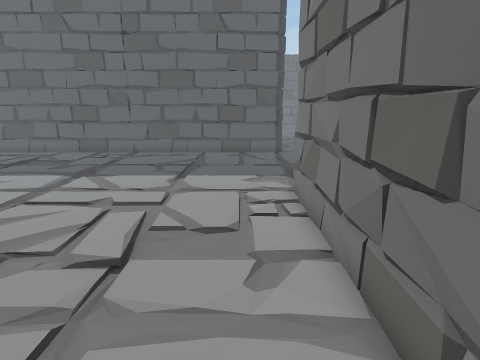
View 1 (above)

24 first-person views from a walk through a Unity game level. The camera is 1.5 m above the floor, tilts 14° down and sees 80° across. The floor is counted in squares, 0.5 m on a side. Each view is taken from the middle of a square. On the plan, view 1 faces up. The plan holds only what a view shows up to about 20 squares ahead; the rest is blank. The place goes on beyond the plan. The player is left out.

View 2
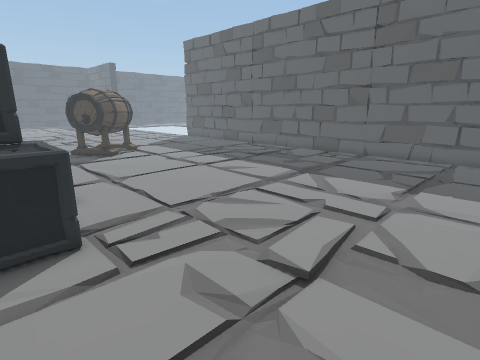

View 3
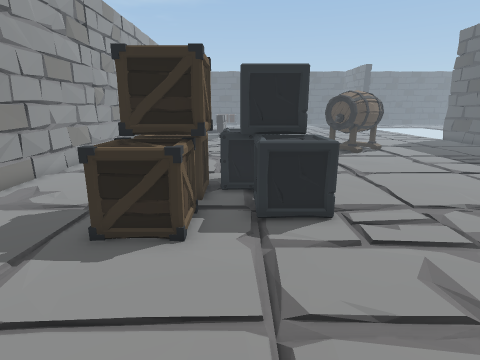

View 4
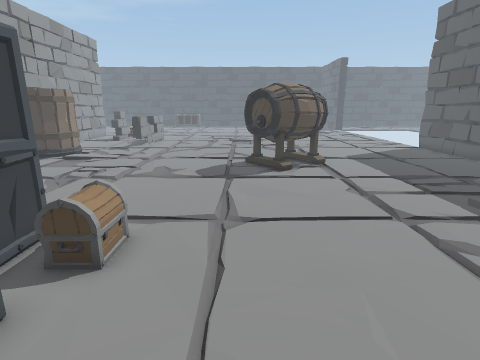

View 5
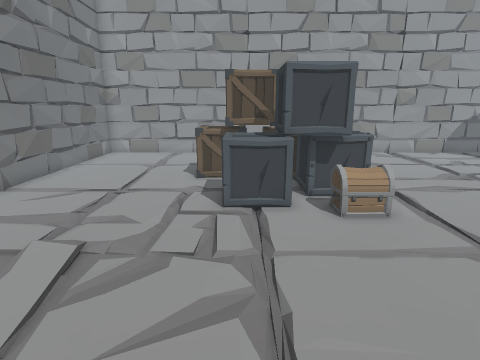

View 6
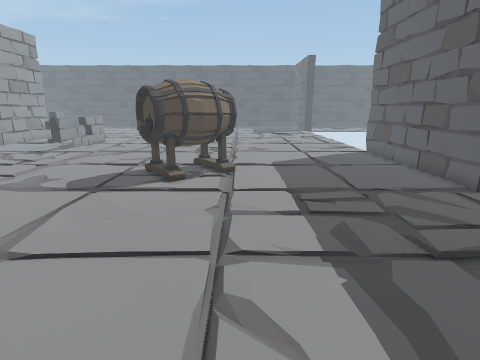

View 7
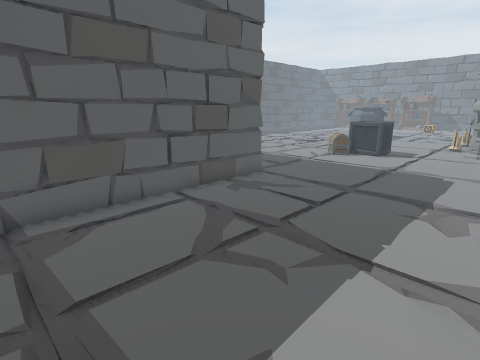

View 8
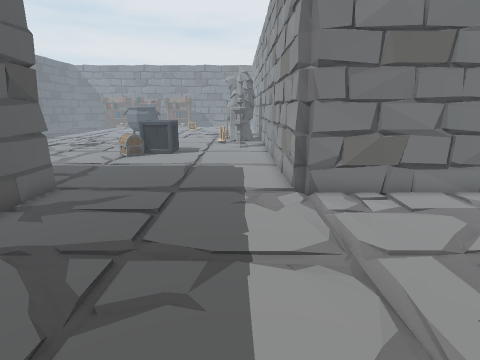

View 9
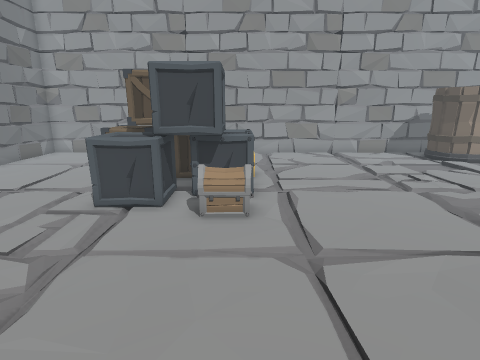

View 10
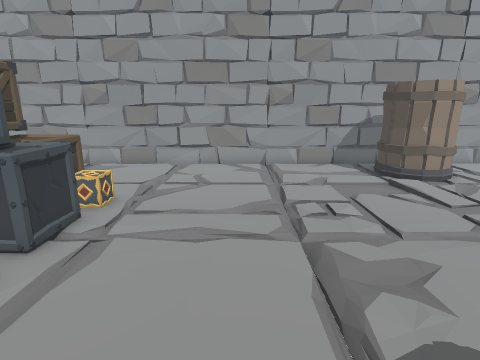

View 11
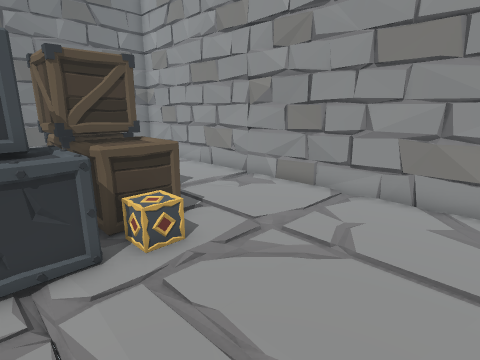

View 12
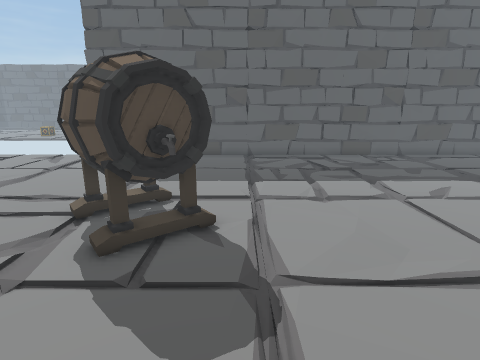

View 13
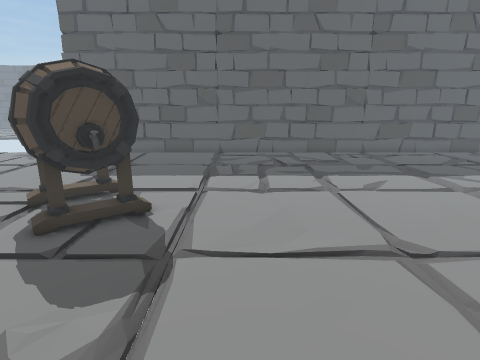

View 14
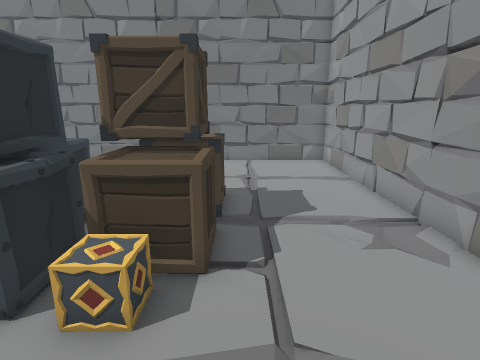

View 15
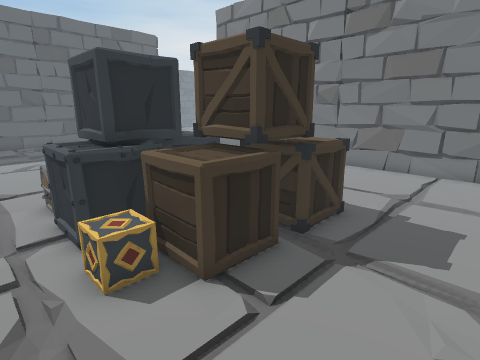

View 16
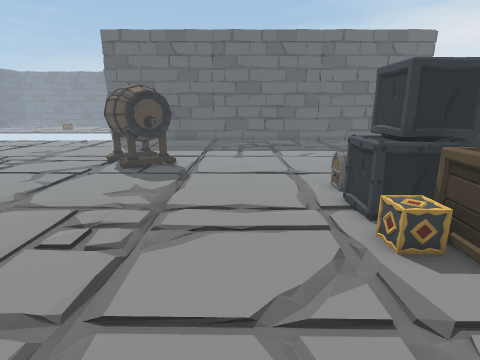

View 17
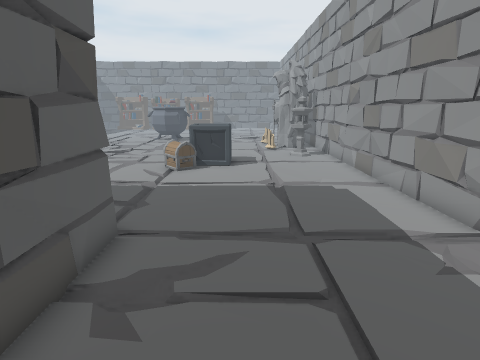

View 18
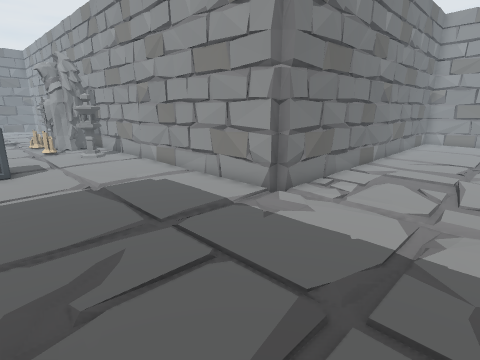

View 19
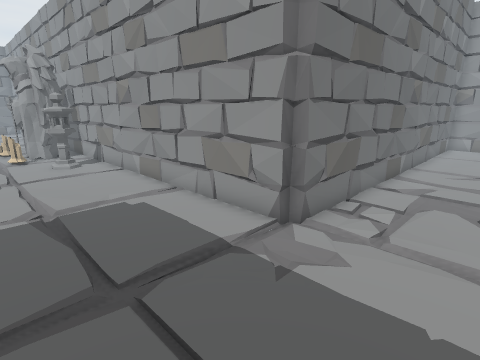

View 20
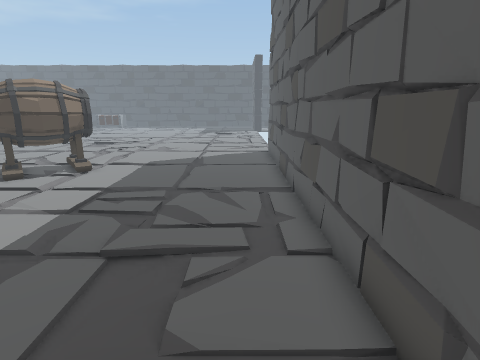

View 21
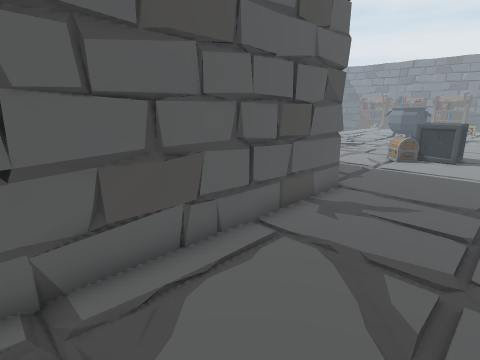

View 22
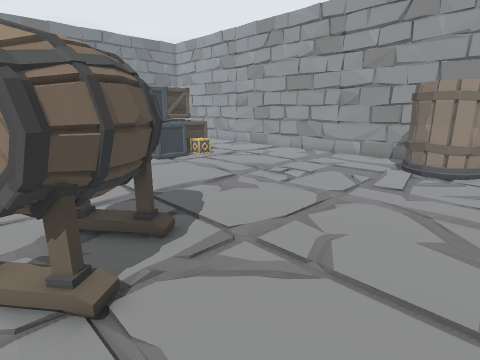

View 23
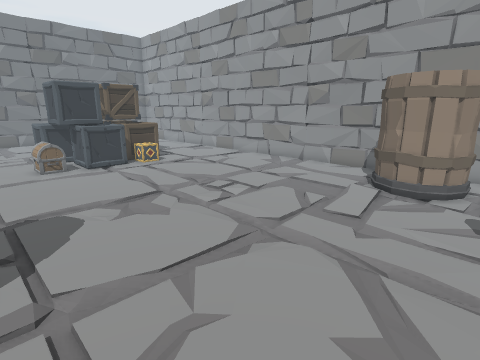

View 24
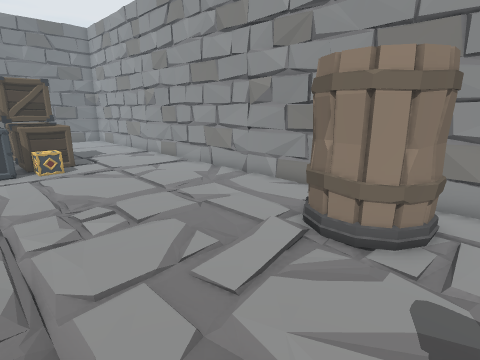

### Floor plan
Key: @ floor where view 1 was taken; # wall or solid block; . floor; O other object.
Columns run from 27 left of view 1 to 17 right of it. Each row starts with its distance up from view 1.
 21                    #          #.......O
 20 ###############################......OOO
 19 ......................................O O
 18 ......................................OOO
 17 .............................................
 16 .............................................
 15 ............................................
 14 ..........................................O.
 13 .........................................OO
 12 ..........................................O.
 11 ......O......................################
 10 ....OOOO.....................##
  9 ....OOOOO....................#
  8 .....OOOO....................#
  7 .....OOOO....................#
  6 .......O.....................#
  5 .............................#
  4 .............................#
  3 ................OO.OO........#
  2 .................OOOOO.......#
  1 ................OO OOO.......#
  0 ................OOOOO......@.#
 -1 ................OOOOOOO......#
 -2 O...............OOOOOOO......#
 -3 .................OOOOOO......#
 -4 .............................#
 -5 ..OOO........................#
 -6 .OO O........................#
 -7 .O  O........................#
 -8 ..   ........................#
 -9  #############################

Positions as (right, up) in squares from view 1, and headings:
1: (0, 0), facing up
2: (0, 1), facing up-left
3: (1, 0), facing left
4: (-5, 6), facing left
5: (-7, 11), facing down
6: (-7, 11), facing left
7: (-8, 11), facing up-right
8: (-8, 13), facing right
9: (-11, 11), facing down
10: (-16, 7), facing down
11: (-17, 1), facing down-right
12: (-18, 1), facing up
13: (-16, 0), facing up
14: (-15, -4), facing right
15: (-13, -7), facing up-right
16: (-15, -8), facing up
17: (-4, 17), facing right
18: (-4, 19), facing down-right
19: (-2, 17), facing down-right
20: (-7, 18), facing left
21: (-8, 15), facing up-right
22: (-27, 10), facing down-right
23: (-27, 6), facing down-right
24: (-27, 1), facing down-right
